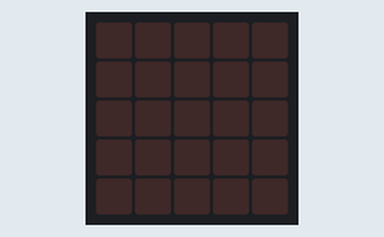
A program run on a simulated BBC micro:bit (MakeCode). On the bench: the board's 5×5 LED display.

Above: at 0.1 s.
At 0.6 s:
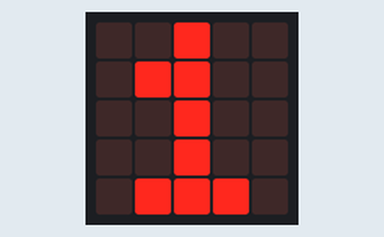
At 1.8 s:
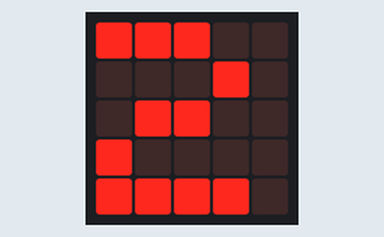
At 3.1 s:
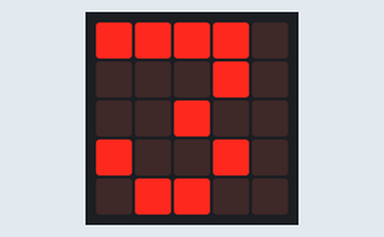
At 4.3 s:
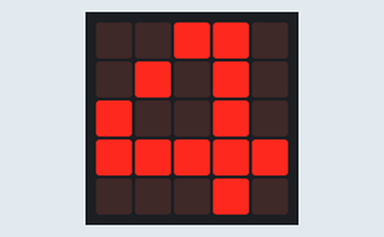

Measured:
- by itself, everything shown: repeats every 5.0 s, in 4 steps
- what the display in image 1 shows lasts 1.3 s, from 0.5 s to 1.8 s

The program:

main.ts
```typescript
let contador = 0
basic.forever(function () {
    contador = 0
    if (0 < 10) {
        for (let index = 0; index < 4; index++) {
            basic.pause(500)
            contador += 1
            basic.showNumber(contador)
        }
    }
})
```

test.ts
```typescript
// aquí va el archivo "tests"; esto no se compilará cuando este paquete se utilice como una extensión.
```
